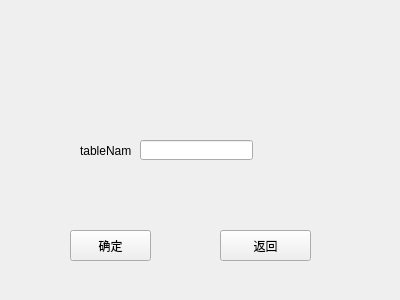
<?xml version="1.0" encoding="UTF-8"?>
<ui version="4.0">
 <class>DropTable</class>
 <widget class="QWidget" name="DropTable">
  <property name="geometry">
   <rect>
    <x>0</x>
    <y>0</y>
    <width>400</width>
    <height>300</height>
   </rect>
  </property>
  <property name="windowTitle">
   <string>Form</string>
  </property>
  <widget class="QPushButton" name="pushButton">
   <property name="geometry">
    <rect>
     <x>70</x>
     <y>230</y>
     <width>81</width>
     <height>31</height>
    </rect>
   </property>
   <property name="text">
    <string>确定</string>
   </property>
  </widget>
  <widget class="QPushButton" name="pushButton_2">
   <property name="geometry">
    <rect>
     <x>220</x>
     <y>230</y>
     <width>91</width>
     <height>31</height>
    </rect>
   </property>
   <property name="text">
    <string>返回</string>
   </property>
  </widget>
  <widget class="QLabel" name="label">
   <property name="geometry">
    <rect>
     <x>80</x>
     <y>140</y>
     <width>51</width>
     <height>21</height>
    </rect>
   </property>
   <property name="text">
    <string>tableName</string>
   </property>
  </widget>
  <widget class="QLineEdit" name="lineEdit">
   <property name="geometry">
    <rect>
     <x>140</x>
     <y>140</y>
     <width>113</width>
     <height>20</height>
    </rect>
   </property>
  </widget>
 </widget>
 <resources/>
 <connections/>
</ui>
